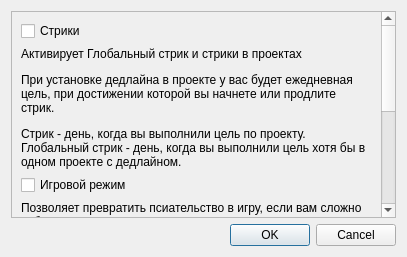
<?xml version="1.0" encoding="UTF-8"?>
<ui version="4.0">
 <class>Dialog</class>
 <widget class="QDialog" name="Dialog">
  <property name="geometry">
   <rect>
    <x>0</x>
    <y>0</y>
    <width>407</width>
    <height>257</height>
   </rect>
  </property>
  <property name="font">
   <font>
    <family>Arial</family>
   </font>
  </property>
  <property name="windowTitle">
   <string>Настройки</string>
  </property>
  <layout class="QVBoxLayout" name="verticalLayout">
   <item>
    <widget class="QScrollArea" name="scrollArea">
     <property name="widgetResizable">
      <bool>true</bool>
     </property>
     <widget class="QWidget" name="scrollAreaWidgetContents">
      <property name="geometry">
       <rect>
        <x>0</x>
        <y>0</y>
        <width>381</width>
        <height>445</height>
       </rect>
      </property>
      <layout class="QGridLayout" name="gridLayout">
       <item row="11" column="0">
        <spacer name="verticalSpacer">
         <property name="orientation">
          <enum>Qt::Orientation::Vertical</enum>
         </property>
         <property name="sizeHint" stdset="0">
          <size>
           <width>20</width>
           <height>40</height>
          </size>
         </property>
        </spacer>
       </item>
       <item row="3" column="0">
        <widget class="QCheckBox" name="enable_game_mode_checkBox">
         <property name="text">
          <string>Игровой режим</string>
         </property>
        </widget>
       </item>
       <item row="0" column="0">
        <widget class="QCheckBox" name="enable_global_streak_checkBox">
         <property name="text">
          <string>Стрики</string>
         </property>
        </widget>
       </item>
       <item row="7" column="0">
        <widget class="QLabel" name="label">
         <property name="text">
          <string>&lt;html&gt;&lt;head/&gt;&lt;body&gt;&lt;p&gt;Создает проект с бесконечной целью.&lt;/p&gt;&lt;p&gt;Полезно, если вы хотиите отслеживать написание тектсов, для которых не хотите создавать отдельный проект (посты в соц. сетях, например), но хотите получать награды в игровом режиме.&lt;/p&gt;&lt;/body&gt;&lt;/html&gt;</string>
         </property>
         <property name="wordWrap">
          <bool>true</bool>
         </property>
        </widget>
       </item>
       <item row="4" column="0">
        <widget class="QLabel" name="label_2">
         <property name="text">
          <string>&lt;html&gt;&lt;head/&gt;&lt;body&gt;&lt;p&gt;Позволяет превратить псиательство в игру, если вам сложно себя мотивировать.&lt;br/&gt;Вы будете развивать игрового пеерсонажа, получая опыт и монеты за работу над текстами.&lt;br/&gt;Активируйте режим и попробуйте сами! &lt;/p&gt;&lt;/body&gt;&lt;/html&gt;</string>
         </property>
         <property name="wordWrap">
          <bool>true</bool>
         </property>
        </widget>
       </item>
       <item row="5" column="0">
        <widget class="QCheckBox" name="enable_inf_projects_checkBox">
         <property name="text">
          <string>Беконечный проект</string>
         </property>
        </widget>
       </item>
       <item row="2" column="0">
        <widget class="QLabel" name="label_3">
         <property name="text">
          <string>&lt;html&gt;&lt;head/&gt;&lt;body&gt;&lt;p&gt;Активирует Глобальный стрик и стрики в проектах&lt;/p&gt;&lt;p&gt;При установке дедлайна в проекте у вас будет ежедневная цель, при достижении которой вы начнете или продлите стрик.&lt;/p&gt;&lt;p&gt;Стрик - день, когда вы выполнили цель по проекту.&lt;br/&gt;Глобальный стрик - день, когда вы выполнили цель хотя бы в одном проекте с дедлайном.&lt;/p&gt;&lt;/body&gt;&lt;/html&gt;</string>
         </property>
         <property name="wordWrap">
          <bool>true</bool>
         </property>
        </widget>
       </item>
      </layout>
     </widget>
    </widget>
   </item>
   <item>
    <widget class="QDialogButtonBox" name="buttonBox">
     <property name="orientation">
      <enum>Qt::Orientation::Horizontal</enum>
     </property>
     <property name="standardButtons">
      <set>QDialogButtonBox::StandardButton::Cancel|QDialogButtonBox::StandardButton::Ok</set>
     </property>
    </widget>
   </item>
  </layout>
 </widget>
 <resources/>
 <connections>
  <connection>
   <sender>buttonBox</sender>
   <signal>accepted()</signal>
   <receiver>Dialog</receiver>
   <slot>accept()</slot>
   <hints>
    <hint type="sourcelabel">
     <x>248</x>
     <y>254</y>
    </hint>
    <hint type="destinationlabel">
     <x>157</x>
     <y>274</y>
    </hint>
   </hints>
  </connection>
  <connection>
   <sender>buttonBox</sender>
   <signal>rejected()</signal>
   <receiver>Dialog</receiver>
   <slot>reject()</slot>
   <hints>
    <hint type="sourcelabel">
     <x>316</x>
     <y>260</y>
    </hint>
    <hint type="destinationlabel">
     <x>286</x>
     <y>274</y>
    </hint>
   </hints>
  </connection>
 </connections>
</ui>
